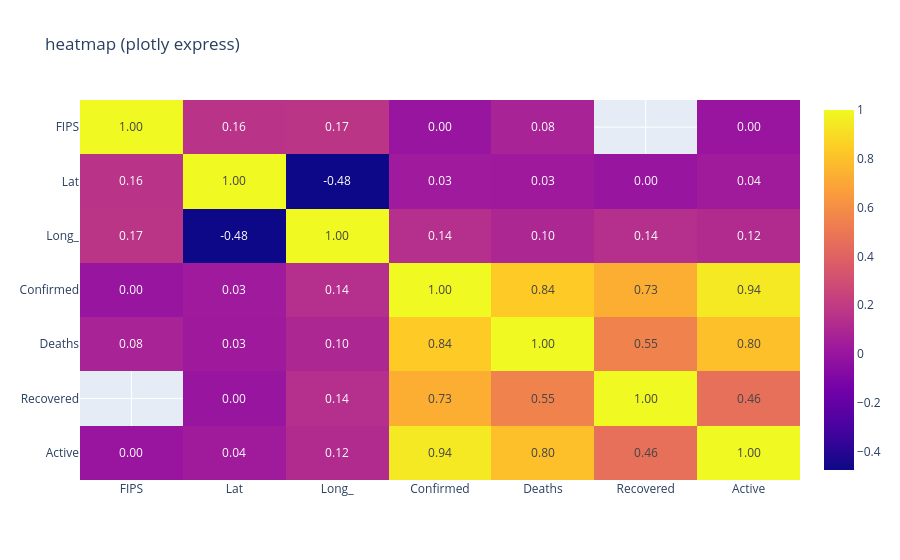

Notebook code for this chart:
### Code cell
import plotly.express as px

fig_px = px.imshow(
    doc2,
    text_auto=".2f", #True, False, .nf
    aspect="auto", #auto : 텍스트 길이에 맞춰 칸의 크기 조절,  equal : 정해진 칸의 크기 사용
    title="heatmap (plotly express)"
    
)

fig_px.show()

### Figure 1 — Plotly figure (JSON) as saved in the notebook; plotly's stock layout.template omitted (floating-point values rounded to 4 significant figures)
{"data": [{"coloraxis": "coloraxis", "hovertemplate": "x: %{x}<br>y: %{y}<br>color: %{z}<extra></extra>", "name": "0", "texttemplate": "%{z:.2f}", "type": "heatmap", "x": ["FIPS", "Lat", "Long_", "Confirmed", "Deaths", "Recovered", "Active"], "xaxis": "x", "y": ["FIPS", "Lat", "Long_", "Confirmed", "Deaths", "Recovered", "Active"], "yaxis": "y", "z": [[1, 0.1607, 0.1715, -0.0005036, 0.07647, null, 0.002718], [0.1607, 1, -0.4764, 0.02939, 0.02631, -0.002781, 0.03563], [0.1715, -0.4764, 1, 0.1411, 0.09692, 0.1419, 0.1197], [-0.0005036, 0.02939, 0.1411, 1, 0.8372, 0.7273, 0.9425], [0.07647, 0.02631, 0.09692, 0.8372, 1, 0.5469, 0.7965], [null, -0.002781, 0.1419, 0.7273, 0.5469, 1, 0.4625], [0.002718, 0.03563, 0.1197, 0.9425, 0.7965, 0.4625, 1]]}], "layout": {"coloraxis": {"colorscale": [[0, "#0d0887"], [0.1111, "#46039f"], [0.2222, "#7201a8"], [0.3333, "#9c179e"], [0.4444, "#bd3786"], [0.5556, "#d8576b"], [0.6667, "#ed7953"], [0.7778, "#fb9f3a"], [0.8889, "#fdca26"], [1, "#f0f921"]]}, "title": {"text": "heatmap (plotly express)"}, "xaxis": {"anchor": "y", "domain": [0, 1]}, "yaxis": {"anchor": "x", "autorange": "reversed", "domain": [0, 1]}}}
